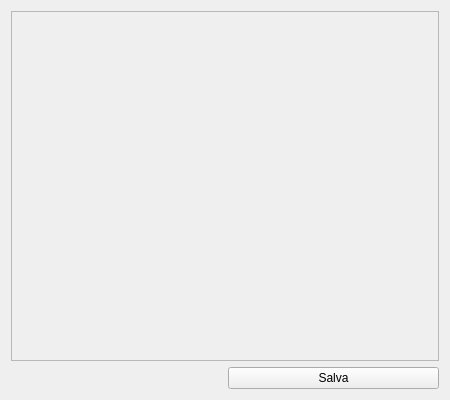
<?xml version="1.0" encoding="UTF-8"?>
<ui version="4.0">
 <class>Skillcreator</class>
 <widget class="QWidget" name="Skillcreator">
  <property name="geometry">
   <rect>
    <x>0</x>
    <y>0</y>
    <width>450</width>
    <height>400</height>
   </rect>
  </property>
  <property name="minimumSize">
   <size>
    <width>450</width>
    <height>350</height>
   </size>
  </property>
  <property name="windowTitle">
   <string>Skillcreator</string>
  </property>
  <layout class="QGridLayout" name="gridLayout">
   <item row="0" column="0" colspan="2">
    <widget class="QScrollArea" name="scrollArea">
     <property name="widgetResizable">
      <bool>true</bool>
     </property>
     <widget class="QWidget" name="scrollAreaWidgetContents">
      <property name="geometry">
       <rect>
        <x>0</x>
        <y>0</y>
        <width>430</width>
        <height>347</height>
       </rect>
      </property>
     </widget>
    </widget>
   </item>
   <item row="1" column="1">
    <widget class="QPushButton" name="ButtSave">
     <property name="text">
      <string>Salva</string>
     </property>
    </widget>
   </item>
  </layout>
 </widget>
 <layoutdefault spacing="6" margin="11"/>
 <resources/>
 <connections/>
</ui>
